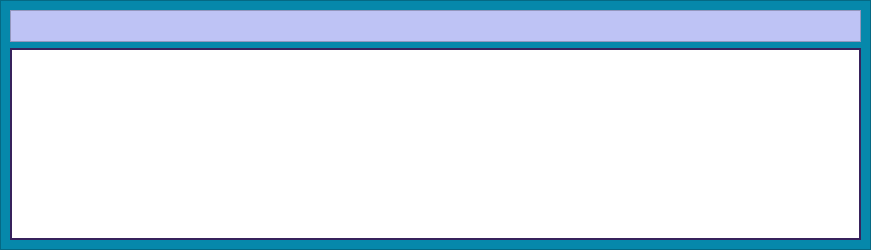
            <widget class="QWidget" name="page_6">
             <property name="styleSheet">
              <string notr="true">background-color: rgb(237, 237, 253);</string>
             </property>
             <layout class="QVBoxLayout" name="verticalLayout_62">
              <property name="spacing">
               <number>0</number>
              </property>
              <property name="leftMargin">
               <number>0</number>
              </property>
              <property name="topMargin">
               <number>0</number>
              </property>
              <property name="rightMargin">
               <number>0</number>
              </property>
              <property name="bottomMargin">
               <number>0</number>
              </property>
              <item>
               <widget class="QFrame" name="page6_mainframe">
                <property name="styleSheet">
                 <string notr="true">background-color: rgb(6, 136, 171);</string>
                </property>
                <property name="frameShape">
                 <enum>QFrame::StyledPanel</enum>
                </property>
                <property name="frameShadow">
                 <enum>QFrame::Raised</enum>
                </property>
                <layout class="QVBoxLayout" name="verticalLayout_63">
                 <item>
                  <widget class="QFrame" name="frame_21">
                   <property name="minimumSize">
                    <size>
                     <width>0</width>
                     <height>32</height>
                    </size>
                   </property>
                   <property name="maximumSize">
                    <size>
                     <width>16777215</width>
                     <height>32</height>
                    </size>
                   </property>
                   <property name="styleSheet">
                    <string notr="true">
background-color: rgb(190, 195, 245);</string>
                   </property>
                   <property name="frameShape">
                    <enum>QFrame::StyledPanel</enum>
                   </property>
                   <property name="frameShadow">
                    <enum>QFrame::Raised</enum>
                   </property>
                   <layout class="QHBoxLayout" name="horizontalLayout_23">
                    <property name="spacing">
                     <number>5</number>
                    </property>
                    <property name="leftMargin">
                     <number>5</number>
                    </property>
                    <property name="topMargin">
                     <number>0</number>
                    </property>
                    <property name="rightMargin">
                     <number>553</number>
                    </property>
                    <property name="bottomMargin">
                     <number>0</number>
                    </property>
                    <item>
                     <widget class="QPushButton" name="pushButton_13">
                      <property name="maximumSize">
                       <size>
                        <width>40</width>
                        <height>30</height>
                       </size>
                      </property>
                      <property name="toolTip">
                       <string>Open File</string>
                      </property>
                      <property name="whatsThis">
                       <string/>
                      </property>
                      <property name="styleSheet">
                       <string notr="true">QPushButton {
     background-image: url(images/used_icons/icons8-open-file-folder.png);
	background-repeat: no-reperat;
	background-position: center;
    border-style: outset;
    }

QPushButton:pressed {
    border-style: inset;
	background-color: rgb(6, 136, 171);
    }</string>
                      </property>
                      <property name="text">
                       <string/>
                      </property>
                     </widget>
                    </item>
                    <item>
                     <widget class="QPushButton" name="pushButton_8">
                      <property name="maximumSize">
                       <size>
                        <width>40</width>
                        <height>30</height>
                       </size>
                      </property>
                      <property name="toolTip">
                       <string>Save</string>
                      </property>
                      <property name="styleSheet">
                       <string notr="true">QPushButton {
     background-image: url(images/used_icons/icons8-save.png);
	background-repeat: no-reperat;
	background-position: center;
    border-style: outset;
    }

QPushButton:pressed {
    border-style: inset;
	background-color: rgb(6, 136, 171);
    }</string>
                      </property>
                      <property name="text">
                       <string/>
                      </property>
                     </widget>
                    </item>
                    <item>
                     <widget class="QPushButton" name="pushButton_7">
                      <property name="maximumSize">
                       <size>
                        <width>40</width>
                        <height>30</height>
                       </size>
                      </property>
                      <property name="toolTip">
                       <string>Save As</string>
                      </property>
                      <property name="styleSheet">
                       <string notr="true">QPushButton {
     background-image: url(images/used_icons/icons8-save-as.png);
	background-repeat: no-reperat;
	background-position: center;
    border-style: outset;
    }

QPushButton:pressed {
    border-style: inset;
	background-color: rgb(6, 136, 171);
    }</string>
                      </property>
                      <property name="text">
                       <string/>
                      </property>
                     </widget>
                    </item>
                    <item>
                     <widget class="QPushButton" name="pushButton_14">
                      <property name="maximumSize">
                       <size>
                        <width>40</width>
                        <height>30</height>
                       </size>
                      </property>
                      <property name="toolTip">
                       <string>redo</string>
                      </property>
                      <property name="styleSheet">
                       <string notr="true">QPushButton {
     background-image: url(images/used_icons/icons8-redo.png);
	background-repeat: no-reperat;
	background-position: center;
    border-style: outset;
    }

QPushButton:pressed {
    border-style: inset;
	background-color: rgb(6, 136, 171);
    }</string>
                      </property>
                      <property name="text">
                       <string/>
                      </property>
                     </widget>
                    </item>
                    <item>
                     <widget class="QPushButton" name="pushButton_9">
                      <property name="maximumSize">
                       <size>
                        <width>40</width>
                        <height>30</height>
                       </size>
                      </property>
                      <property name="toolTip">
                       <string>undo</string>
                      </property>
                      <property name="styleSheet">
                       <string notr="true">QPushButton {
     background-image: url(images/used_icons/icons8-undo.png);
	background-repeat: no-reperat;
	background-position: center;
    border-style: outset;
    }

QPushButton:pressed {
    border-style: inset;
	background-color: rgb(6, 136, 171);
    }</string>
                      </property>
                      <property name="text">
                       <string/>
                      </property>
                     </widget>
                    </item>
                    <item>
                     <widget class="QPushButton" name="pushButton_10">
                      <property name="maximumSize">
                       <size>
                        <width>40</width>
                        <height>30</height>
                       </size>
                      </property>
                      <property name="toolTip">
                       <string>cut</string>
                      </property>
                      <property name="styleSheet">
                       <string notr="true">QPushButton {
     background-image: url(images/used_icons/icons8-cut.png);
	background-repeat: no-reperat;
	background-position: center;
    border-style: outset;
    }

QPushButton:pressed {
    border-style: inset;
	background-color: rgb(6, 136, 171);
    }</string>
                      </property>
                      <property name="text">
                       <string/>
                      </property>
                     </widget>
                    </item>
                    <item>
                     <widget class="QPushButton" name="pushButton_11">
                      <property name="maximumSize">
                       <size>
                        <width>40</width>
                        <height>30</height>
                       </size>
                      </property>
                      <property name="toolTip">
                       <string>copy</string>
                      </property>
                      <property name="styleSheet">
                       <string notr="true">QPushButton {
     background-image: url(images/used_icons/icons8-copy.png);
	background-repeat: no-reperat;
	background-position: center;
    border-style: outset;
    }

QPushButton:pressed {
    border-style: inset;
	background-color: rgb(6, 136, 171);
    }</string>
                      </property>
                      <property name="text">
                       <string/>
                      </property>
                     </widget>
                    </item>
                    <item>
                     <widget class="QPushButton" name="pushButton_12">
                      <property name="maximumSize">
                       <size>
                        <width>40</width>
                        <height>30</height>
                       </size>
                      </property>
                      <property name="toolTip">
                       <string>paste</string>
                      </property>
                      <property name="styleSheet">
                       <string notr="true">QPushButton {
     background-image: url(images/used_icons/icons8-paste.png);
	background-repeat: no-reperat;
	background-position: center;
    border-style: outset;
    }

QPushButton:pressed {
    border-style: inset;
	background-color: rgb(6, 136, 171);
    }</string>
                      </property>
                      <property name="text">
                       <string/>
                      </property>
                     </widget>
                    </item>
                   </layout>
                  </widget>
                 </item>
                 <item>
                  <widget class="QPlainTextEdit" name="plainTextEdit">
                   <property name="font">
                    <font>
                     <family>Georgia</family>
                     <pointsize>12</pointsize>
                    </font>
                   </property>
                   <property name="mouseTracking">
                    <bool>false</bool>
                   </property>
                   <property name="styleSheet">
                    <string notr="true">border: 2px solid rgb(55, 34, 92);
background-color: rgb(255, 255, 255);</string>
                   </property>
                  </widget>
                 </item>
                </layout>
               </widget>
              </item>
             </layout>
            </widget>
